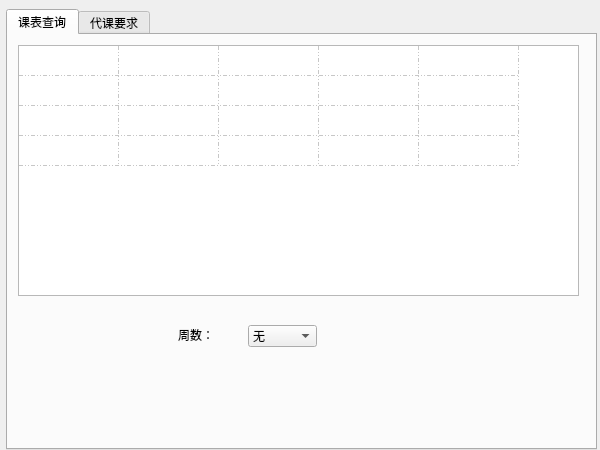
<?xml version="1.0" encoding="UTF-8"?>
<ui version="4.0">
 <class>teacher</class>
 <widget class="QMainWindow" name="teacher">
  <property name="geometry">
   <rect>
    <x>0</x>
    <y>0</y>
    <width>600</width>
    <height>450</height>
   </rect>
  </property>
  <property name="minimumSize">
   <size>
    <width>600</width>
    <height>450</height>
   </size>
  </property>
  <property name="maximumSize">
   <size>
    <width>600</width>
    <height>450</height>
   </size>
  </property>
  <property name="windowTitle">
   <string>teacher</string>
  </property>
  <widget class="QWidget" name="centralWidget">
   <property name="minimumSize">
    <size>
     <width>600</width>
     <height>450</height>
    </size>
   </property>
   <property name="maximumSize">
    <size>
     <width>600</width>
     <height>450</height>
    </size>
   </property>
   <widget class="QTabWidget" name="tabWidget">
    <property name="geometry">
     <rect>
      <x>6</x>
      <y>9</y>
      <width>591</width>
      <height>441</height>
     </rect>
    </property>
    <property name="currentIndex">
     <number>0</number>
    </property>
    <widget class="QWidget" name="tab_3">
     <attribute name="title">
      <string>课表查询</string>
     </attribute>
     <widget class="QTableWidget" name="timetable">
      <property name="geometry">
       <rect>
        <x>10</x>
        <y>10</y>
        <width>561</width>
        <height>251</height>
       </rect>
      </property>
      <property name="contextMenuPolicy">
       <enum>Qt::CustomContextMenu</enum>
      </property>
      <property name="verticalScrollBarPolicy">
       <enum>Qt::ScrollBarAlwaysOff</enum>
      </property>
      <property name="horizontalScrollBarPolicy">
       <enum>Qt::ScrollBarAlwaysOff</enum>
      </property>
      <property name="autoScroll">
       <bool>true</bool>
      </property>
      <property name="editTriggers">
       <set>QAbstractItemView::NoEditTriggers</set>
      </property>
      <property name="selectionMode">
       <enum>QAbstractItemView::NoSelection</enum>
      </property>
      <property name="gridStyle">
       <enum>Qt::DashDotDotLine</enum>
      </property>
      <property name="wordWrap">
       <bool>false</bool>
      </property>
      <property name="rowCount">
       <number>4</number>
      </property>
      <property name="columnCount">
       <number>5</number>
      </property>
      <attribute name="horizontalHeaderVisible">
       <bool>false</bool>
      </attribute>
      <attribute name="horizontalHeaderMinimumSectionSize">
       <number>25</number>
      </attribute>
      <attribute name="verticalHeaderVisible">
       <bool>false</bool>
      </attribute>
      <row/>
      <row/>
      <row/>
      <row/>
      <column>
       <property name="text">
        <string>星期一</string>
       </property>
      </column>
      <column>
       <property name="text">
        <string>星期二</string>
       </property>
      </column>
      <column>
       <property name="text">
        <string>星期三</string>
       </property>
      </column>
      <column>
       <property name="text">
        <string>星期四</string>
       </property>
      </column>
      <column>
       <property name="text">
        <string>星期五</string>
       </property>
      </column>
     </widget>
     <widget class="QLabel" name="label_2">
      <property name="geometry">
       <rect>
        <x>170</x>
        <y>290</y>
        <width>54</width>
        <height>20</height>
       </rect>
      </property>
      <property name="styleSheet">
       <string notr="true">font: 14pt &quot;华文彩云&quot;;</string>
      </property>
      <property name="text">
       <string>周数：</string>
      </property>
     </widget>
     <widget class="QComboBox" name="comboBox">
      <property name="geometry">
       <rect>
        <x>240</x>
        <y>290</y>
        <width>69</width>
        <height>22</height>
       </rect>
      </property>
      <item>
       <property name="text">
        <string>无</string>
       </property>
      </item>
      <item>
       <property name="text">
        <string>1</string>
       </property>
      </item>
      <item>
       <property name="text">
        <string>2</string>
       </property>
      </item>
      <item>
       <property name="text">
        <string>3</string>
       </property>
      </item>
      <item>
       <property name="text">
        <string>4</string>
       </property>
      </item>
      <item>
       <property name="text">
        <string>5</string>
       </property>
      </item>
      <item>
       <property name="text">
        <string>6</string>
       </property>
      </item>
      <item>
       <property name="text">
        <string>7</string>
       </property>
      </item>
      <item>
       <property name="text">
        <string>8</string>
       </property>
      </item>
      <item>
       <property name="text">
        <string>9</string>
       </property>
      </item>
      <item>
       <property name="text">
        <string>10</string>
       </property>
      </item>
      <item>
       <property name="text">
        <string>11</string>
       </property>
      </item>
      <item>
       <property name="text">
        <string>12</string>
       </property>
      </item>
      <item>
       <property name="text">
        <string>13</string>
       </property>
      </item>
      <item>
       <property name="text">
        <string>14</string>
       </property>
      </item>
      <item>
       <property name="text">
        <string>15</string>
       </property>
      </item>
      <item>
       <property name="text">
        <string>16</string>
       </property>
      </item>
      <item>
       <property name="text">
        <string>17</string>
       </property>
      </item>
      <item>
       <property name="text">
        <string>18</string>
       </property>
      </item>
      <item>
       <property name="text">
        <string>19</string>
       </property>
      </item>
      <item>
       <property name="text">
        <string>20</string>
       </property>
      </item>
     </widget>
    </widget>
    <widget class="QWidget" name="tab_2">
     <attribute name="title">
      <string>代课要求</string>
     </attribute>
     <widget class="QTableWidget" name="tableWidget">
      <property name="geometry">
       <rect>
        <x>5</x>
        <y>11</y>
        <width>571</width>
        <height>171</height>
       </rect>
      </property>
      <property name="selectionMode">
       <enum>QAbstractItemView::SingleSelection</enum>
      </property>
      <property name="selectionBehavior">
       <enum>QAbstractItemView::SelectRows</enum>
      </property>
      <property name="rowCount">
       <number>10</number>
      </property>
      <property name="columnCount">
       <number>10</number>
      </property>
      <attribute name="verticalHeaderVisible">
       <bool>false</bool>
      </attribute>
      <row/>
      <row/>
      <row/>
      <row/>
      <row/>
      <row/>
      <row/>
      <row/>
      <row/>
      <row/>
      <column>
       <property name="text">
        <string>课程</string>
       </property>
      </column>
      <column>
       <property name="text">
        <string>1.星期几</string>
       </property>
      </column>
      <column>
       <property name="text">
        <string>1.大节</string>
       </property>
      </column>
      <column>
       <property name="text">
        <string>1.教室</string>
       </property>
      </column>
      <column>
       <property name="text">
        <string>2.星期几</string>
       </property>
      </column>
      <column>
       <property name="text">
        <string>2.大节</string>
       </property>
      </column>
      <column>
       <property name="text">
        <string>2.教室</string>
       </property>
      </column>
      <column>
       <property name="text">
        <string>3.星期几</string>
       </property>
      </column>
      <column>
       <property name="text">
        <string>3.大节</string>
       </property>
      </column>
      <column>
       <property name="text">
        <string>3.教室</string>
       </property>
      </column>
     </widget>
     <widget class="QComboBox" name="courseBox">
      <property name="geometry">
       <rect>
        <x>100</x>
        <y>200</y>
        <width>191</width>
        <height>22</height>
       </rect>
      </property>
     </widget>
     <widget class="QLabel" name="label">
      <property name="geometry">
       <rect>
        <x>30</x>
        <y>202</y>
        <width>54</width>
        <height>20</height>
       </rect>
      </property>
      <property name="styleSheet">
       <string notr="true">font: 14pt &quot;华文彩云&quot;;</string>
      </property>
      <property name="text">
       <string>课程：</string>
      </property>
     </widget>
     <widget class="QLabel" name="label_5">
      <property name="geometry">
       <rect>
        <x>30</x>
        <y>260</y>
        <width>54</width>
        <height>20</height>
       </rect>
      </property>
      <property name="styleSheet">
       <string notr="true">font: 14pt &quot;华文彩云&quot;;</string>
      </property>
      <property name="text">
       <string>星期：</string>
      </property>
     </widget>
     <widget class="QLabel" name="label_6">
      <property name="geometry">
       <rect>
        <x>30</x>
        <y>310</y>
        <width>54</width>
        <height>20</height>
       </rect>
      </property>
      <property name="styleSheet">
       <string notr="true">font: 14pt &quot;华文彩云&quot;;</string>
      </property>
      <property name="text">
       <string>大节：</string>
      </property>
     </widget>
     <widget class="QComboBox" name="dayBox1">
      <property name="geometry">
       <rect>
        <x>100</x>
        <y>260</y>
        <width>69</width>
        <height>22</height>
       </rect>
      </property>
     </widget>
     <widget class="QComboBox" name="timeBox1">
      <property name="geometry">
       <rect>
        <x>100</x>
        <y>310</y>
        <width>69</width>
        <height>22</height>
       </rect>
      </property>
     </widget>
     <widget class="QComboBox" name="dayBox2">
      <property name="geometry">
       <rect>
        <x>220</x>
        <y>260</y>
        <width>69</width>
        <height>22</height>
       </rect>
      </property>
     </widget>
     <widget class="QComboBox" name="dayBox3">
      <property name="geometry">
       <rect>
        <x>330</x>
        <y>260</y>
        <width>69</width>
        <height>22</height>
       </rect>
      </property>
     </widget>
     <widget class="QComboBox" name="timeBox3">
      <property name="geometry">
       <rect>
        <x>330</x>
        <y>310</y>
        <width>69</width>
        <height>22</height>
       </rect>
      </property>
     </widget>
     <widget class="QComboBox" name="timeBox2">
      <property name="geometry">
       <rect>
        <x>220</x>
        <y>310</y>
        <width>69</width>
        <height>22</height>
       </rect>
      </property>
     </widget>
     <widget class="QLabel" name="label_7">
      <property name="geometry">
       <rect>
        <x>30</x>
        <y>360</y>
        <width>54</width>
        <height>20</height>
       </rect>
      </property>
      <property name="styleSheet">
       <string notr="true">font: 14pt &quot;华文彩云&quot;;</string>
      </property>
      <property name="text">
       <string>教室：</string>
      </property>
     </widget>
     <widget class="QComboBox" name="classBox1">
      <property name="geometry">
       <rect>
        <x>100</x>
        <y>360</y>
        <width>69</width>
        <height>22</height>
       </rect>
      </property>
     </widget>
     <widget class="QComboBox" name="classBox2">
      <property name="geometry">
       <rect>
        <x>220</x>
        <y>360</y>
        <width>69</width>
        <height>22</height>
       </rect>
      </property>
     </widget>
     <widget class="QComboBox" name="classBox3">
      <property name="geometry">
       <rect>
        <x>330</x>
        <y>360</y>
        <width>69</width>
        <height>22</height>
       </rect>
      </property>
     </widget>
     <widget class="QPushButton" name="apply">
      <property name="geometry">
       <rect>
        <x>450</x>
        <y>352</y>
        <width>75</width>
        <height>31</height>
       </rect>
      </property>
      <property name="styleSheet">
       <string notr="true">font: 14pt &quot;华文彩云&quot;;</string>
      </property>
      <property name="text">
       <string>申请</string>
      </property>
     </widget>
     <widget class="QPushButton" name="DelReqBtn">
      <property name="geometry">
       <rect>
        <x>450</x>
        <y>292</y>
        <width>75</width>
        <height>31</height>
       </rect>
      </property>
      <property name="styleSheet">
       <string notr="true">font: 14pt &quot;华文彩云&quot;;</string>
      </property>
      <property name="text">
       <string>删除</string>
      </property>
     </widget>
     <widget class="QPushButton" name="clearReqBtn">
      <property name="geometry">
       <rect>
        <x>450</x>
        <y>232</y>
        <width>75</width>
        <height>31</height>
       </rect>
      </property>
      <property name="styleSheet">
       <string notr="true">font: 14pt &quot;华文彩云&quot;;</string>
      </property>
      <property name="text">
       <string>清空</string>
      </property>
     </widget>
    </widget>
   </widget>
  </widget>
 </widget>
 <layoutdefault spacing="6" margin="11"/>
 <resources/>
 <connections/>
</ui>
